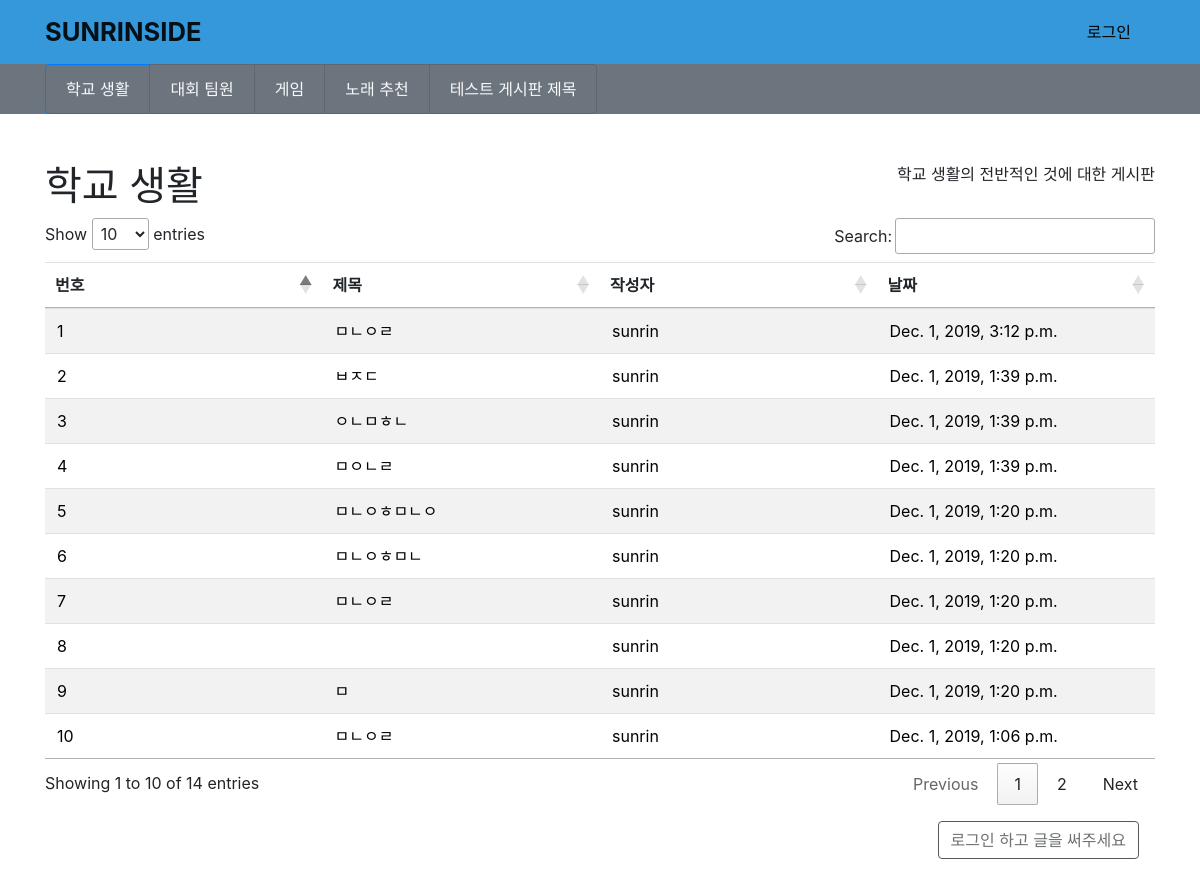
/1/, run on the app's committed database.
### bbs/models.py (models this page shows, shortened)
class Board(models.Model):
  creator = models.ForeignKey(auth.get_user_model(), on_delete=models.CASCADE)
  title = models.CharField(max_length=100)
  description = models.CharField(max_length=200)
  created_date = models.DateTimeField(default=timezone.now)

class Article(models.Model):
  author = models.ForeignKey(auth.get_user_model(), on_delete=models.CASCADE)
  board = models.ForeignKey(Board, on_delete=models.CASCADE)
  title = models.CharField(max_length=100)
  text = models.CharField(max_length=1000)
  created_date = models.DateTimeField(default=timezone.now)

### bbs/views.py (the view)
# urls.py: path('<int:board_id>/', bbs.views.board, name='board'),
def board(request, board_id):
  if request.method == "GET":
    boards = Board.objects.order_by('id')
    articles = Article.objects.filter(board=Board.objects.filter(id=board_id)[0]).order_by('id').reverse()
    context = { 'id': board_id, 'boards': boards, 'articles': articles, 'now_board': boards.filter(id=board_id)[0] }
    return render(request, 'index.html', context)

### templates/index.html (shortened to what this page needs)
{% load static %}
<!DOCTYPE html>
<html lang="en" style="font-family: 'Black Han Sans', sans-serif !important;">
<head>
  <link rel="stylesheet" href="https://stackpath.bootstrapcdn.com/bootstrap/4.3.1/css/bootstrap.min.css">
  <link rel="stylesheet" href="https://cdn.datatables.net/1.10.20/css/jquery.dataTables.min.css">
</head>
<body>
  <nav class="navbar navbar-expand-lg navbar-light" style="background-color: rgb(52, 152, 219);">
    <div class="container">
      <a class="navbar-brand" href="/" style="font-weight: bold; font-size: 1.6rem;">SUNRINSIDE</a>
      <ul class="navbar-nav">
        {% if user.is_authenticated %}
          <li class="navbar-item">
            <a href="{% url 'signout' %}" style="color:black; text-decoration: none;">로그아웃</a>
          </li>
        {% else %}
          <li class="navbar-item mr-4">
          <a href="{% url 'signin' %}" style="color:black; text-decoration: none;">로그인</a>
          </li>
        {% endif %}
      </ul>
    </div>
  </nav>
  <div class="container-fluid bg-secondary">
    <div class="container">
      <ul class="list-group list-group-horizontal">
        {% for board in boards %}
          {% if board.id == id %}
            <li class="list-group-item bg-secondary active"><a href="{% url 'board' board.id %}" class="text-light">{{ board.title }}</a></li>
          {% else %}
            <li class="list-group-item bg-secondary"><a href="{% url 'board' board.id %}" class="text-light">{{ board.title }}</a></li>
          {% endif %}
        {% endfor %}
      </ul>
    </div>
  </div>
  <div class="container mt-5">
    <h1 class="text-left float-left">{{ now_board.title }}</h1>
    <p class="text-right float-right">{{ now_board.description }}</p>
  </div>
  <div class="container" style="margin-top: 8%;">
    <table id="article_table" class="table table-striped" style="table-layout: fixed;">
      <thead>
        <tr>
          <th scope="col">번호</th>
          <th scope="col">제목</th>
          <th scope="col">작성자</th>
          <th scope="col">날짜</th>
        </tr>
      </thead>
       <tbody>
        {% for article in articles %}
          <tr>
            <td><a href="{% url 'article' id article.id %}">{{ forloop.counter }}</a></td>
            <td><a href="{% url 'article' id article.id %}">{{ article.title }}</a></td>
            <td><a href="{% url 'article' id article.id %}">{{ article.author }}</a></td>
            <td><a href="{% url 'article' id article.id %}">{{ article.created_date }}</a></td>
          </tr>
        {% endfor %}
      </tbody>
    </table>
    {% if user.is_authenticated %}
      <button class="btn float-right m-3" style="border-color:black; margin:0;"><a href="#" data-toggle="modal" data-target="#add_article" style="color:black; text-decoration: none;">글쓰기</a></button>
    {% else %}
      <button class="btn float-right m-3" style="border-color:black; margin:0;" disabled>로그인 하고 글을 써주세요</button>
    {% endif %}
  </div>
</body>
</html>

### templates/index.html (style rules this page uses)
td { width: 100%; }
td a { display: block; width: 100%; height: 100%; color: black; text-decoration: none; padding: 2px; }

### data on the page
Board: title "학교 생활", description "학교 생활의 전반적인 것에 대한 게시판"
Board: title "대회 팀원"
Board: title "게임"
Board: title "노래 추천"
Board: title "테스트 게시판 제목"
Article: title "ㅁㄴㅇㄹ", author "sunrin", created_date "Dec. 1, 2019, 3:12 p.m."
Article: title "ㅂㅈㄷ", author "sunrin", created_date "Dec. 1, 2019, 1:39 p.m."
Article: title "ㅇㄴㅁㅎㄴ", author "sunrin", created_date "Dec. 1, 2019, 1:39 p.m."
Article: title "ㅁㅇㄴㄹ", author "sunrin", created_date "Dec. 1, 2019, 1:39 p.m."
Article: title "ㅁㄴㅇㅎㅁㄴㅇ", author "sunrin", created_date "Dec. 1, 2019, 1:20 p.m."
Article: title "ㅁㄴㅇㅎㅁㄴ", author "sunrin", created_date "Dec. 1, 2019, 1:20 p.m."
Article: title "ㅁㄴㅇㄹ", author "sunrin", created_date "Dec. 1, 2019, 1:20 p.m."
Article: author "sunrin", created_date "Dec. 1, 2019, 1:20 p.m."
Article: title "ㅁ", author "sunrin", created_date "Dec. 1, 2019, 1:20 p.m."
Article: title "ㅁㄴㅇㄹ", author "sunrin", created_date "Dec. 1, 2019, 1:06 p.m."
